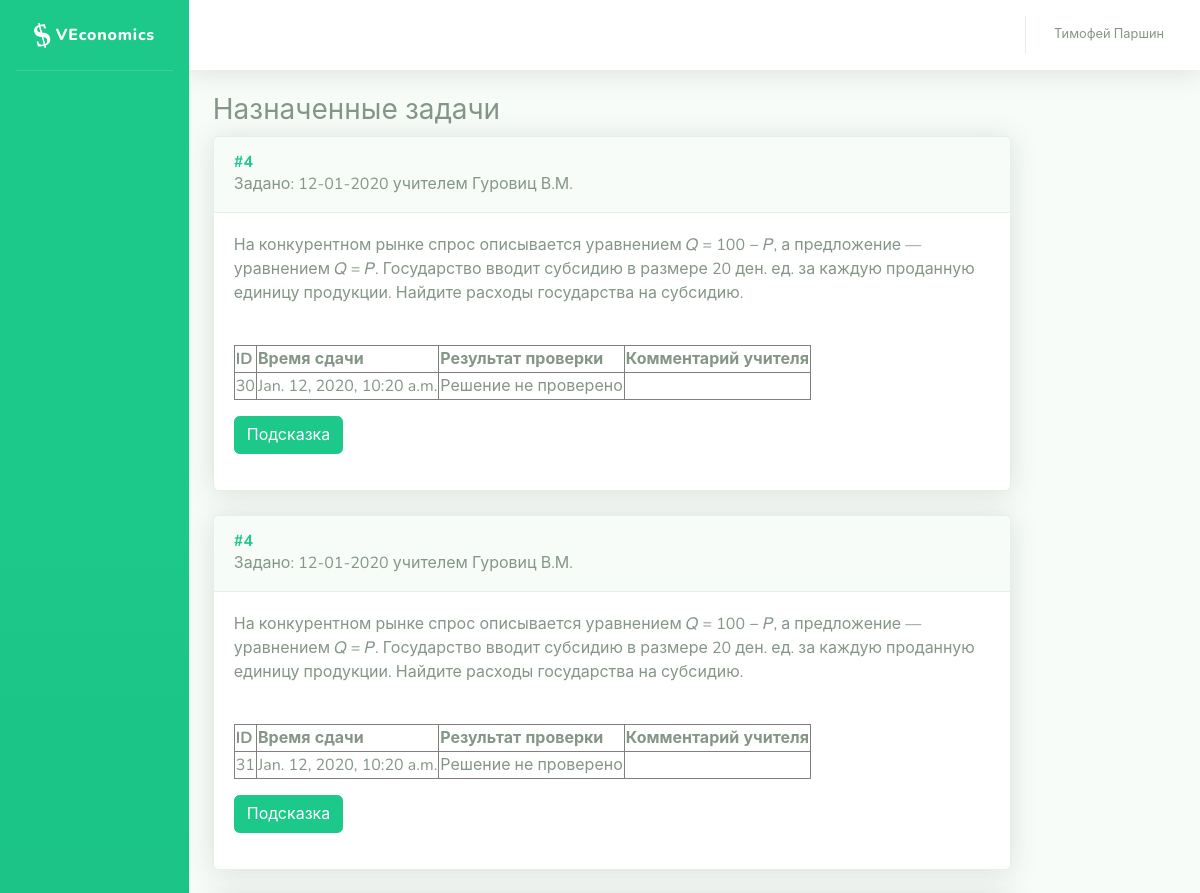
Before: /problems/ (signed in, upper part) with the older database file.
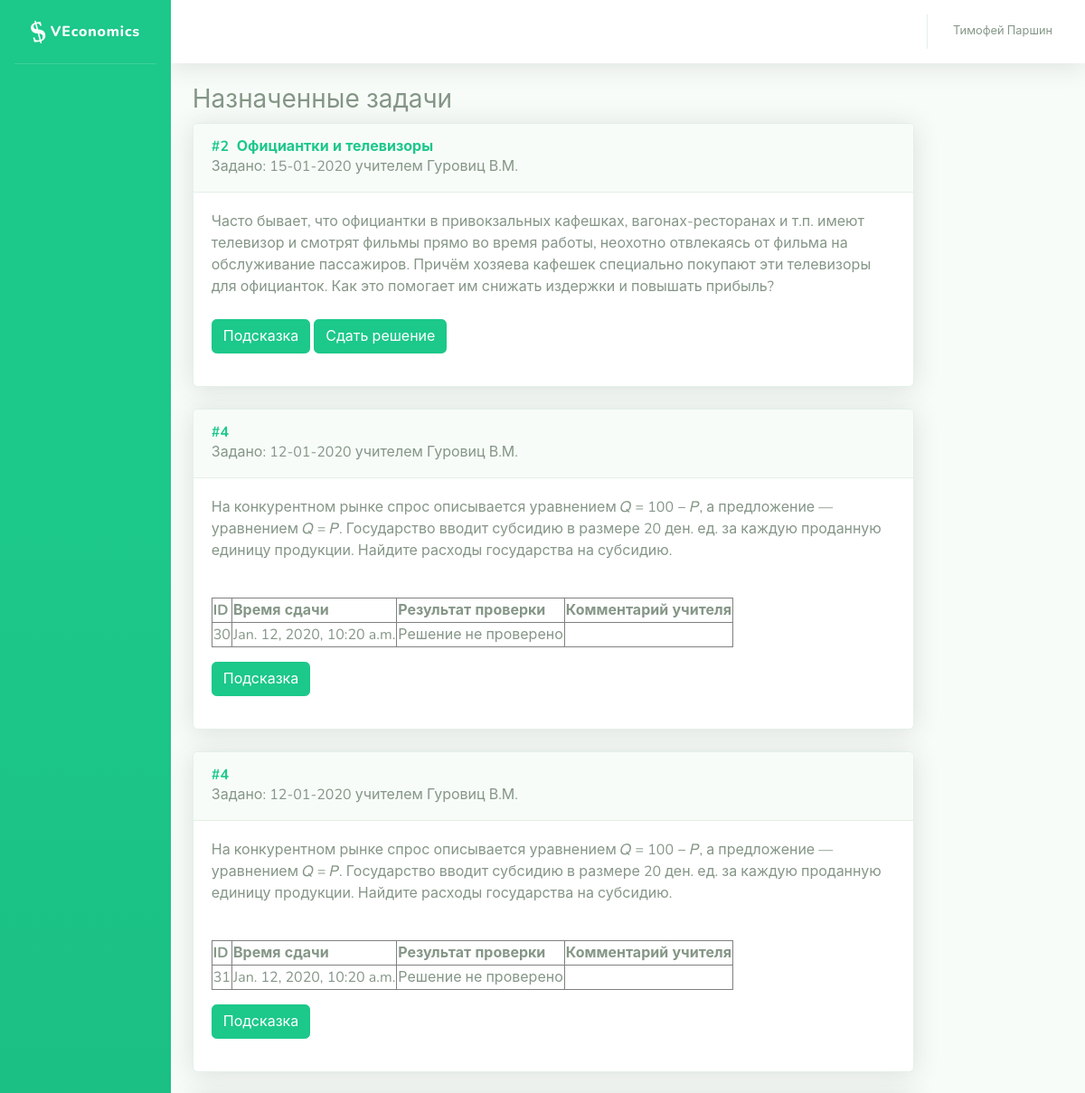
After: the same page with the newer database file.
### problems/models.py (models this page shows, shortened)
class Assignment(models.Model):
    person = models.ForeignKey(User, on_delete=models.CASCADE, verbose_name='Кому задано')
    problem = models.ForeignKey(Problem, on_delete=models.CASCADE, verbose_name='Задача')
    date_assigned = models.DateField('Когда задано', auto_now_add=True, blank=False)
    date_deadline = models.DateField('Сдать до', blank=True, null=True)
    assigned_by = models.ForeignKey(User, on_delete=models.CASCADE, related_name='assigner', verbose_name='Кем задано')
    status = models.IntegerField('Статус', choices = STATUS_CHOICES, null=False, blank=False, default=0)
    class Meta:
        ordering = ['status', 'date_deadline']

class Problem(models.Model):
    name = models.CharField('Название', max_length=200, blank=True, null=True)
    task = RichTextUploadingField('Условие')
    short_answer = models.CharField('Ответ (для автоматической проверки)', max_length=200, blank=True)
    solution = RichTextUploadingField('Решение', blank=True)
    hint = RichTextUploadingField('Подсказка', blank=True)
    topics = models.ManyToManyField(Topic, related_name="problems", verbose_name='Темы')
    assignments = models.ManyToManyField(User, through='Assignment', through_fields=['problem', 'person'])
    class Meta:
        ordering = ['id']

class Submit(models.Model):
    assignment = models.ForeignKey(Assignment, on_delete=models.CASCADE, verbose_name='Назначенная задача', related_name='submits')
    short_answer = models.CharField('Ответ (для автоматической проверки)', max_length=200, blank=True)
    solution = RichTextUploadingField('Решение', blank=True)
    submit_datetime = models.DateTimeField('Время и дата сдачи решения', auto_now_add=True, blank=False)
    answer_autoverdict = models.BooleanField('Результат автоматической проверки ответа', blank=True, null=True)
    verdict = models.IntegerField('Результат проверки', choices=VERDICT_CHOICES, blank=False, null=False, default=-1)
    teacher_comment = models.TextField('Комментарий учителя', blank=True)

### problems/views.py (the view)
# urls.py: path('', index),
def index(request):
    if request.user.groups.filter(name='teachers').exists():
        students = User.objects.filter(groups__name='students')
        topics = Topic.objects.all()
        problems = dict()
        groups = Group.objects.all()
        for topic in topics:
            problems[topic.id] = topic.problems.all()
        topic = Topic.objects.get(id=1)
        submits = Submit.objects.filter(assignment__assigned_by=request.user).filter(verdict=-1) # solution not checked
        context = {'problems': problems,
                   'students': students,
                   'topic': topic,
                   'submits': submits,
                   'groups': groups,}
        return render(request, 'problems/sb/index_teacher.html', context)
    elif request.user.groups.filter(name='students').exists():
        assigned_problems = Assignment.objects.filter(person=request.user).order_by('status', 'date_deadline')
        form = SubmitForm()
        context = {'assigned_problems': assigned_problems, 'form': form}
        return render(request, 'problems/sb/index_student.html', context)
    else:
        return render(request, 'problems/sb/login.html', {})

### problems/templates/problems/sb/index_student.html (shortened to what this page needs)
{% extends "problems/sb/base.html" %}
{% block topbar %}
          <ul class="navbar-nav ml-auto">
            <li class="nav-item dropdown no-arrow">
              <a class="nav-link dropdown-toggle" href="#" id="userDropdown" role="button" data-toggle="dropdown" aria-haspopup="true" aria-expanded="false">
                <span class="mr-2 d-none d-lg-inline text-gray-600 small">{{ request.user.first_name }} {{ request.user.last_name }}</span>
              </a>
            </li>
          </ul>
{% endblock %}
{% block content %}
            <div class="container-fluid">
                  <div class="row">
                      <div class="col-10">
                          <h3>Назначенные задачи</h3>
                          <div id="problems">
                              {% autoescape off %}
                              {% include "problems/assigned_list.html" %}
                              {% endautoescape %}
                          </div>
                      </div>
                  </div>
            </div>
{% endblock %}

### problems/templates/problems/sb/base.html (shortened to what this page needs)
{% load static %}
<!DOCTYPE html>
<html lang="en">
<head>
    <link href="{% static 'problems/sb/vendor/fontawesome-free/css/all.min.css' %}" rel="stylesheet">
  <link href="{% static 'problems/sb/css/sb-admin-2.css' %}" rel="stylesheet">
</head>
<body id="page-top">
  <div id="wrapper">
    <ul class="navbar-nav bg-gradient-primary sidebar sidebar-dark accordion" id="accordionSidebar">
      <a class="sidebar-brand d-flex align-items-center justify-content-center" href="{% url 'index' %}">
        <div class="sidebar-brand-icon rotate-n-15">
          <i class="fas">$</i>&nbsp;
        </div>
        <div style="text-transform:none;">VEconomics</div>
      </a>
      <hr class="sidebar-divider my-0">
    </ul>
    <div id="content-wrapper" class="d-flex flex-column">
      <div id="content">
        <nav class="navbar navbar-expand navbar-light bg-white topbar mb-4 static-top shadow">
          {% block topbar %}
          {% endblock %}
        </nav>
          {% block content %}
          {% endblock %}
      </div>
    </div>
  </div>
</body>
</html>

### problems/templates/problems/assigned_list.html (shortened to what this page needs)
{% for assigned in assigned_problems %}
<div class="problem_in_list">
    <div class="card shadow mb-4">
        <a class="d-block card-header py-3" role="button" aria-expanded="true" aria-controls="collapseCardExample">
          <nobr><h6 class="m-0 font-weight-bold text-primary">
              #{{ assigned.problem.id }}&nbsp;
              {% if assigned.problem.name %}
                {{ assigned.problem.name }}
              {% endif %}
          </h6>
              Задано: {{ assigned.date_assigned|date:"d-m-Y" }} учителем {{ assigned.assigned_by.last_name }} {{ assigned.assigned_by.first_name }}</nobr>
        </a>
        <div class="collapse show" id="collapseCardExample">
          <div class="card-body">
            <div class="task">
                {{ assigned.problem.task }}
            </div>
            <div class="problem_links">
                <br>
                {% if assigned.submits.all %}
                    <table border="1">
                        <tr>
                            <th>ID</th>
                            <th>Время сдачи</th>
                            <th>Результат проверки</th>
                            <th>Комментарий учителя</th>
                        </tr>
                        {% for submit in assigned.submits.all %}
                            <tr>
                                <td>{{ submit.id }}</td>
                                <td>{{ submit.submit_datetime }}</td>
                                <td>{{ submit.get_verdict_display }}</td>
                                <td>{{ submit.teacher_comment }}</td>
                            </tr>
                        {% endfor %}
                    </table>
                {% endif %}
                <a class="btn btn-primary" data-toggle="collapse" href="#hint-{{ assigned.id }}" role="button" aria-expanded="false" aria-controls="collapseExample">Подсказка</a>
                {% if assigned.status != 1 %}
                    <a class="btn btn-primary" data-toggle="collapse" href="#submit-{{ assigned.id }}" role="button" aria-expanded="false" aria-controls="collapseExample">Сдать решение</a>
                {% endif %}
            </div>
          </div>
        </div>
    </div>
</div>
{% endfor %}

Changed rows visible on the page:
added Assignment: problem.id "2", problem.name "Официантки и телевизоры", date_assigned "15-01-2020", assigned_by.last_name "Гуровиц", assigned_by.first_name "В.М.", problem.task "Часто бывает, что официантки в привокзальных кафешках, вагонах-ресторанах и т.п. имеют телевизор и смотрят фильмы прямо во время работы, неохотно отвлекаясь от фильма на обслуживание пассажиров. Причём хозяева кафешек специально покупают эти телевизоры для официанток. Как это помогает им снижать издержки и повышать прибыль?"
